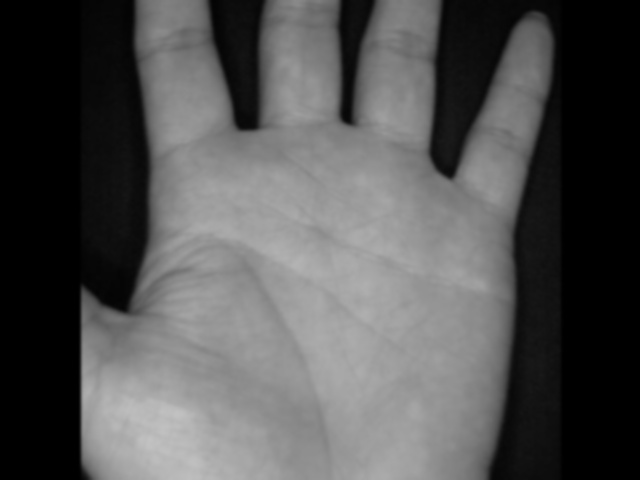
#> input picture test_images/4.jpg, 640 x 480 px
$ jupyter execute ROI_extraction.ipynb   (older library calls are emulated)
#> lines starting #> are read from the running program, lines starting #| are printed output that depends on the picture; after the words box and inside, x2 and y2 are one past the last pixel; in counts of white or black regions, pixels touching at a corner belong together
[cell 1]
import numpy as np
from matplotlib import pyplot as plt
import cv2

[cell 2]
def show(img):
    plt.imshow(img, cmap='gray')
    plt.xticks([])
    plt.yticks([])

[cell 3]
img_original = cv2.imread('test_images/4.jpg', 0)
#> img_original is the input picture: shape (480, 640); min 0, max 194, mean 82.6
h, w = img_original.shape
#> h = 480; w = 640
img = np.zeros((h+160,w), np.uint8)
img[80:-80,:] = img_original
plt.figure(figsize=(15,5))
plt.subplot(131)
show(img)
blur = cv2.GaussianBlur(img,(5,5),0)
plt.subplot(132)
show(blur)
_, th = cv2.threshold(blur,0,255,cv2.THRESH_BINARY+cv2.THRESH_OTSU)
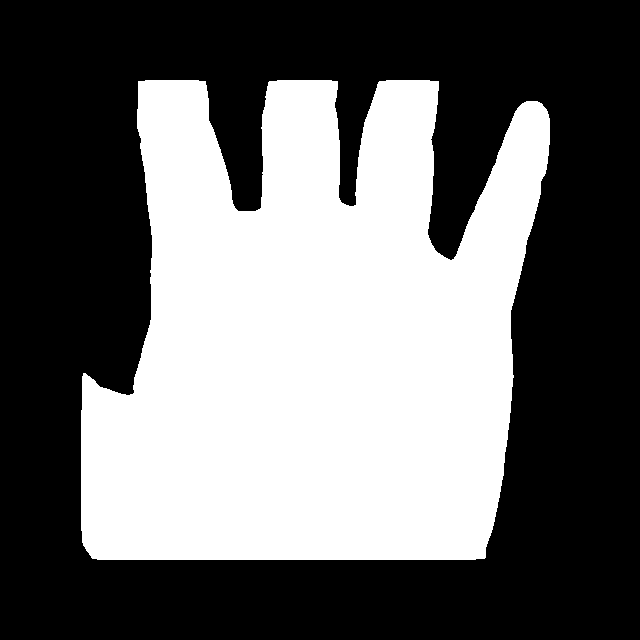
#> th: shape (640, 640); 41.8% white; 1 white region, box (x1, y1, x2, y2) and area: (81, 80, 550, 560) 171395
plt.subplot(133)
show(th)
plt.tight_layout()
plt.show()

[cell 4]
M = cv2.moments(th)
#> M = moments, m00 43705725, centre m10/m00, m01/m00 = (312.4, 342.1)
h, w = img.shape
#> h = 640
x_c = M['m10'] // M['m00']
#> x_c = 312
y_c = M['m01'] // M['m00']
#> y_c = 342
plt.figure(figsize=(15,5))
plt.subplot(121)
show(th)
plt.plot(x_c, y_c, 'bx', markersize=10)
kernel = np.array([[0, 1, 0],
                   [1, 1, 1],
                   [0, 1, 0]]).astype(np.uint8)
erosion = cv2.erode(th,kernel,iterations=1)
#> erosion: shape (640, 640); 41.2% white; 1 white region, box (x1, y1, x2, y2) and area: (82, 81, 549, 559) 168906
boundary = th - erosion
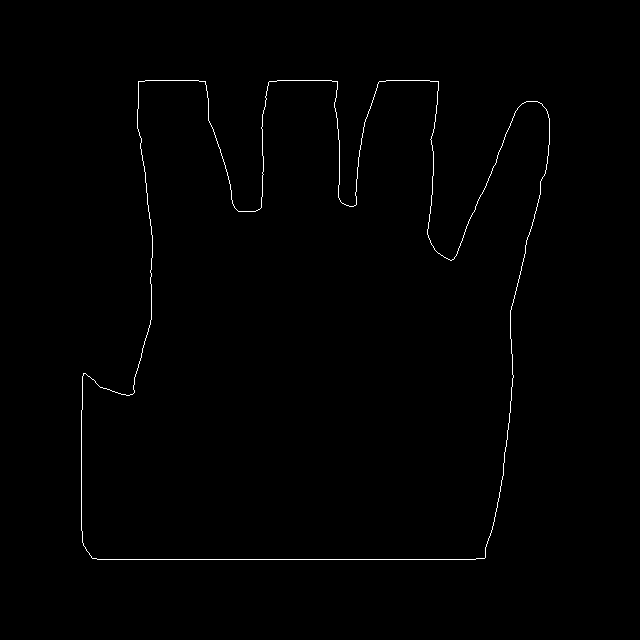
#> boundary: shape (640, 640); 0.61% white in thin lines or dots, all inside (x1, y1, x2, y2) = (81, 80, 550, 560)

cnt, _ = cv2.findContours(boundary, cv2.RETR_TREE, cv2.CHAIN_APPROX_NONE)
#> cnt = 2 contours; box (x1, y1, x2, y2) and area: (81, 80, 550, 560) 170150, (81, 80, 550, 560) 170147
img_c = cv2.cvtColor(img, cv2.COLOR_GRAY2BGR)
cnt = cnt[0]
#> cnt = contour of 2489 points, box (x1, y1, x2, y2) (81, 80, 550, 560), area 170150
img_cnt = cv2.drawContours(img_c, [cnt], 0, (255,0,0), 2)
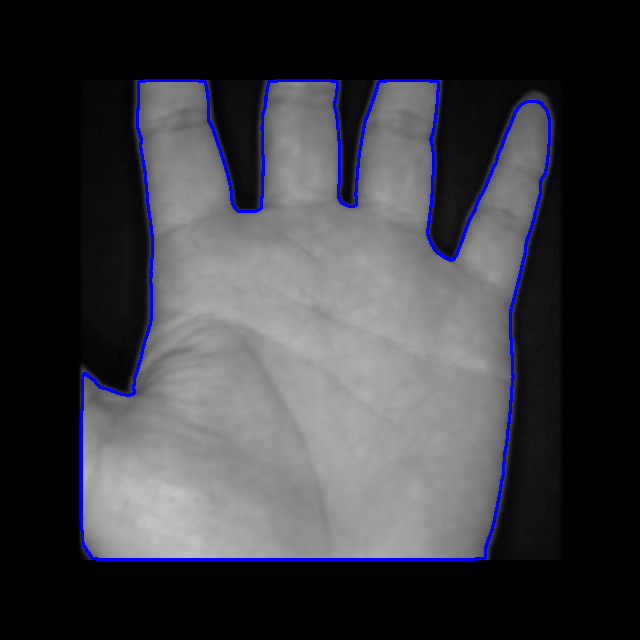
#> img_cnt: shape (640, 640, 3); mean B, G, R 65.4, 60.3, 60.3
plt.subplot(122)
plt.plot(x_c, y_c, 'bx', markersize=10)
show(img_cnt)
plt.tight_layout()
plt.show()
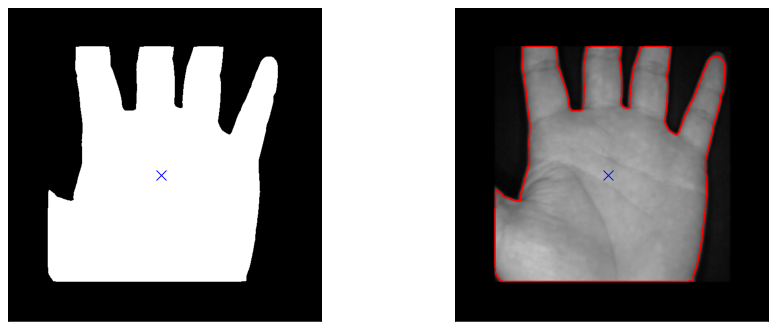
#> figure drawn by matplotlib, 2 panels; B, G, R data is drawn as R, G, B

cnt = cnt.reshape(-1,2)
#> cnt = 2489 pairs, first value 81 to 549, second value 80 to 559
left_id = np.argmin(cnt.sum(-1))
#> left_id = 7
cnt = np.concatenate([cnt[left_id:,:], cnt[:left_id,:]])

[cell 5]
dist_c = np.sqrt(np.square(cnt-[x_c, y_c]).sum(-1))
#> dist_c = 2489 values, max 331 at index 1395, min 140.9 at index 1946, mean 232.3
f = np.fft.rfft(dist_c)
cutoff = 15
f_new = np.concatenate([f[:cutoff],0*f[cutoff:]])
dist_c_1 = np.fft.irfft(f_new)
#> dist_c_1 = 2488 values, max 319.4 at index 1388, min 153.9 at index 1944, mean 232.4
plt.figure(figsize=(15,5))
plt.grid()
plt.plot(dist_c, label='Original ED function', color='r', linewidth='3', linestyle='--')
plt.plot(dist_c_1, label='Low frequency reconstruction', color='b', linestyle='-')
plt.legend()
plt.show()
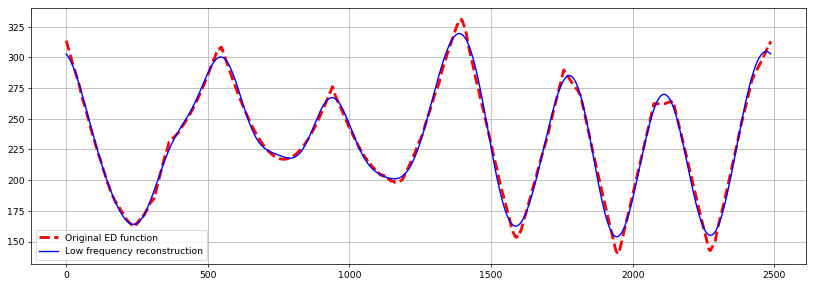
#> figure drawn by matplotlib, 1 panel; curve peaks at x = 1395, y = 331; curve peaks at x = 1388, y = 319.4

[cell 6]
eta = np.square(np.abs(f_new)).sum()/np.square(np.abs(f)).sum()
#> eta = 1
print('Power Retained: {:.4f}{}'.format(eta*100,'%'))
#| Power Retained: 99.9867%

[cell 7]
derivative = np.diff(dist_c_1)
#> derivative = 2487 values, max 1.2 at index 2366, min -1.28 at index 1490, mean 9.86e-05
sign_change = np.diff(np.sign(derivative))/2
#> sign_change = 2486 values, max 1 at index 236, min -1 at index 545, mean 0
plt.figure(figsize=(15,5))
plt.plot(sign_change)
plt.plot(derivative)
plt.axhline(y=0, color='r')
plt.grid()
plt.show()
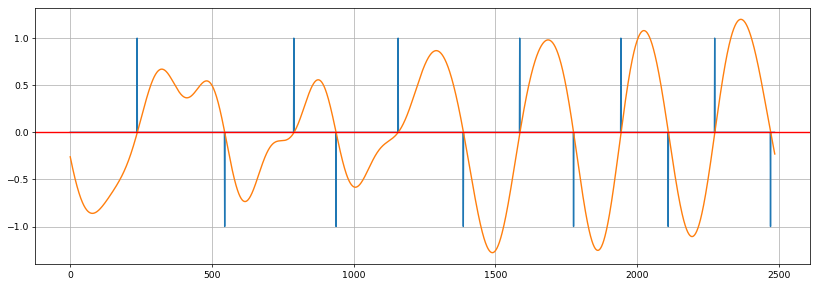
#> figure drawn by matplotlib, 1 panel; curve peaks at x = 236, y = 1; curve peaks at x = 2366, y = 1.2

[cell 8]
minimas = cnt[np.where(sign_change>0)[0]]
#> minimas = [[151, 317], [333, 559], [511, 341], [437, 252], [352, 206], [256, 210]]
v1, v2 = minimas[-1], minimas[-3]
#> v1 = [256, 210]; v2 = [437, 252]
plt.figure(figsize=(15,5))
plt.subplot(131)
show(img)
plt.plot(v1[0], v1[1],'rx')
plt.plot(v2[0], v2[1],'bx')

plt.subplot(132)
theta = np.arctan2((v2-v1)[1], (v2-v1)[0])*180/np.pi
#> theta = 13.06
print('The rotation of ROI is {:.02f}\u00b0'.format(theta))
#| The rotation of ROI is 13.06°
R = cv2.getRotationMatrix2D(tuple(v2),theta,1)
#> R = [[0.974, 0.226, -45.65], [-0.226, 0.974, 105.3]]
img_r = cv2.warpAffine(img,R,(w,h))
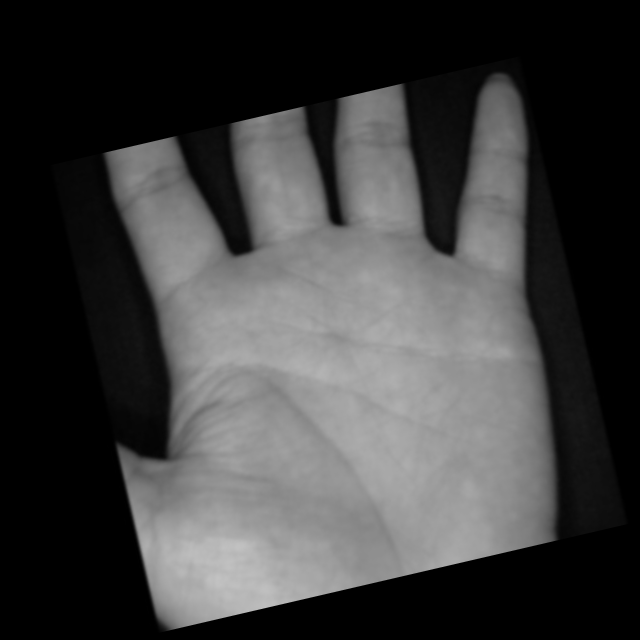
#> img_r: shape (640, 640); min 0, max 194, mean 62
v1 = (R[:,:2] @ v1 + R[:,-1]).astype(np.int)
#> v1 = [251, 252]
v2 = (R[:,:2] @ v2 + R[:,-1]).astype(np.int)
plt.plot(v1[0], v1[1],'rx')
plt.plot(v2[0], v2[1],'bx')
show(img_r)

ux = v1[0]
#> ux = 251
uy = v1[1] + (v2-v1)[0]//3
#> uy = 314
lx = v2[0]
#> lx = 437
ly = v2[1] + 4*(v2-v1)[0]//3
#> ly = 500
img_c = cv2.cvtColor(img_r, cv2.COLOR_GRAY2BGR)
cv2.rectangle(img_c, (lx,ly),(ux,uy),(0,255,0),2)
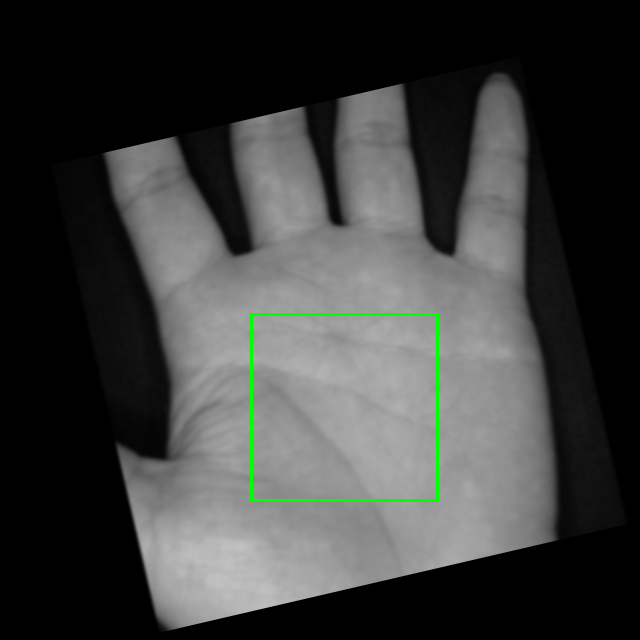
#> img_c: shape (640, 640, 3); mean B, G, R 61.1, 62.5, 61.1
plt.subplot(133)
show(img_c)

plt.tight_layout()
plt.show()
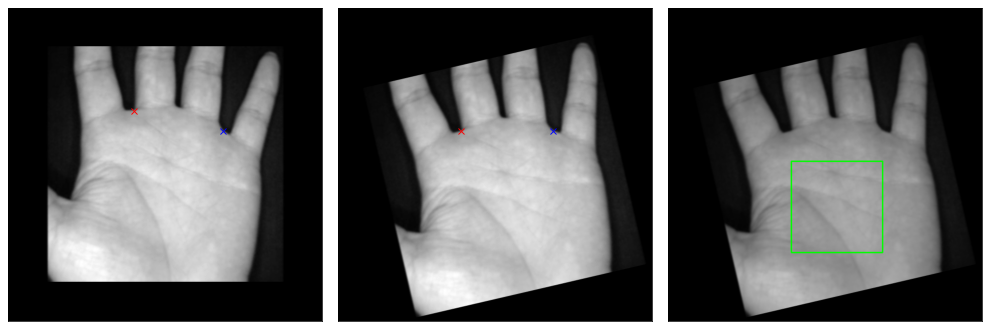
#> figure drawn by matplotlib, 3 panels

[cell 9]
roi = img_r[uy:ly,ux:lx]
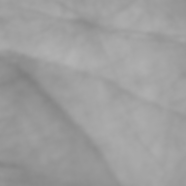
#> roi: shape (186, 186); min 127, max 179, mean 157.8
plt.figure(figsize=(5,5))
show(roi)

$ run again, with test_images/1.jpg copied over test_images/4.jpg
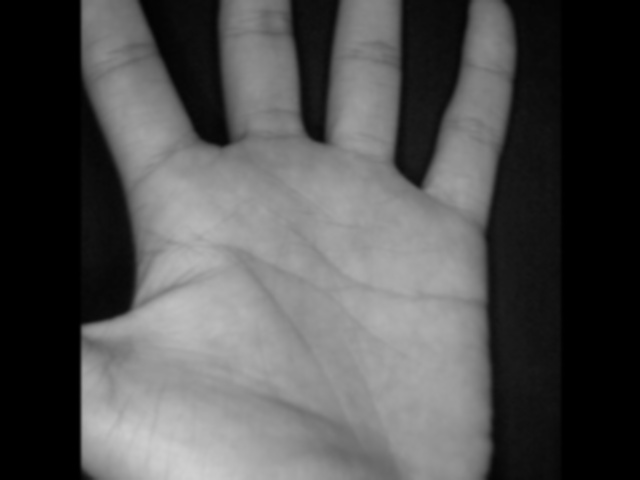
#> input picture test_images/1.jpg, 640 x 480 px
#> img_original is the input picture: shape (480, 640); min 0, max 207, mean 81.1
#> `_, th = cv2.threshold(blur,0,255,cv2.THRESH_BINARY+cv2.THRESH_OTSU)`:
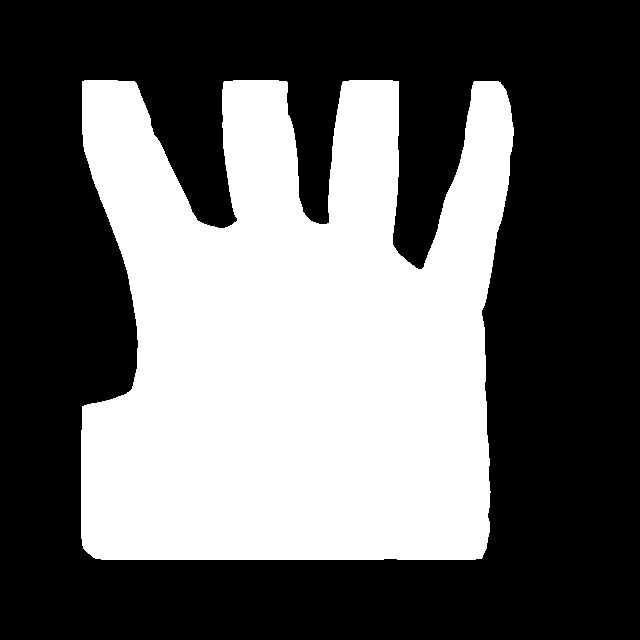
#> th: shape (640, 640); 40.1% white; 1 white region, box (x1, y1, x2, y2) and area: (81, 80, 514, 560) 164143
#> M = moments, m00 41856465, centre m10/m00, m01/m00 = (294.1, 342.5)
#> x_c = 294
#> y_c = 342
#> erosion: shape (640, 640); 39.4% white; 1 white region, box (x1, y1, x2, y2) and area: (82, 81, 513, 559) 161575
#> boundary: shape (640, 640); 0.63% white in thin lines or dots, all inside (x1, y1, x2, y2) = (81, 80, 514, 560)
#> `cnt, _ = cv2.findContours(boundary, cv2.RETR_TREE, cv2.CHAIN_APPROX_NO..`: cnt = 2 contours; box (x1, y1, x2, y2) and area: (81, 80, 514, 560) 162858, (81, 80, 514, 560) 162856
#> `cnt = cnt[0]`: cnt = contour of 2568 points, box (x1, y1, x2, y2) (81, 80, 514, 560), area 162858
#> `cnt = cnt.reshape(-1,2)`: cnt = 2568 pairs, first value 81 to 513, second value 80 to 559
#> left_id = 2
#> dist_c = 2568 values, max 336.3 at index 0, min 120.6 at index 1988, mean 228.5
#> dist_c_1 = 2568 values, max 323.8 at index 2560, min 133 at index 1987, mean 228.5
#> eta = 1
#| Power Retained: 99.9819%
#> derivative = 2567 values, max 1.35 at index 2446, min -1.22 at index 1897, mean 4.5e-05
#> sign_change = 2566 values, max 1 at index 249, min -1 at index 501, mean 0
#> minimas = [[137, 330], [285, 559], [485, 364], [401, 256], [321, 224], [227, 227]]
#> `v1, v2 = minimas[-1], minimas[-3]`: v1 = [227, 227]; v2 = [401, 256]
#> theta = 9.46
#| The rotation of ROI is 9.46°
#> R = [[0.986, 0.164, -36.63], [-0.164, 0.986, 69.41]]
#> `v1 = (R[:,:2] @ v1 + R[:,-1]).astype(np.int)`: v1 = [224, 255]
#> ux = 224
#> uy = 314
#> lx = 401
#> ly = 492
#> `roi = img_r[uy:ly,ux:lx]`:
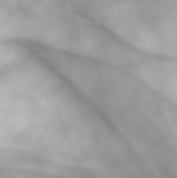
#> roi: shape (178, 177); min 130, max 185, mean 155.1

$ run again, with test_images/2.jpg copied over test_images/4.jpg
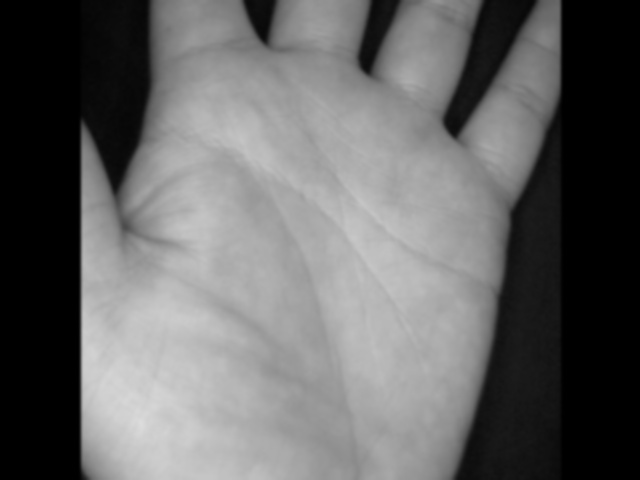
#> input picture test_images/2.jpg, 640 x 480 px
#> img_original is the input picture: shape (480, 640); min 0, max 221, mean 101.2
#> th: shape (640, 640); 45.5% white; 1 white region, box (x1, y1, x2, y2) and area: (81, 80, 560, 560) 186396
#> M = moments, m00 47530980, centre m10/m00, m01/m00 = (302.5, 326.7)
#> x_c = 302
#> y_c = 326
#> erosion: shape (640, 640); 44.9% white; 1 white region, box (x1, y1, x2, y2) and area: (82, 81, 559, 559) 184113
#> boundary: shape (640, 640); 0.56% white in thin lines or dots, all inside (x1, y1, x2, y2) = (81, 80, 560, 560)
#> `cnt, _ = cv2.findContours(boundary, cv2.RETR_TREE, cv2.CHAIN_APPROX_NO..`: cnt = 4 contours; box (x1, y1, x2, y2) and area: (81, 80, 560, 560) 185289, (81, 80, 560, 560) 185287, (122, 302, 129, 310) 34, (122, 302, 129, 310) 34
#> `cnt = cnt[0]`: cnt = contour of 2264 points, box (x1, y1, x2, y2) (81, 80, 560, 560), area 185289
#> `cnt = cnt.reshape(-1,2)`: cnt = 2264 pairs, first value 81 to 559, second value 80 to 559
#> left_id = 17
#> dist_c = 2264 values, max 354.4 at index 1465, min 181.6 at index 1920, mean 245.5
#> dist_c_1 = 2264 values, max 342.7 at index 1463, min 184.8 at index 169, mean 245.5
#> eta = 1
#| Power Retained: 99.9866%
#> derivative = 2263 values, max 1.1 at index 1703, min -1.44 at index 1551, mean 0.000159
#> sign_change = 2262 values, max 1 at index 168, min -1 at index 299, mean 0
#> minimas = [[130, 250], [81, 324], [319, 559], [502, 349], [448, 214], [368, 156], [271, 123]]
#> `v1, v2 = minimas[-1], minimas[-3]`: v1 = [271, 123]; v2 = [448, 214]
#> theta = 27.21
#| The rotation of ROI is 27.21°
#> R = [[0.889, 0.457, -48.28], [-0.457, 0.889, 228.5]]
#> `v1 = (R[:,:2] @ v1 + R[:,-1]).astype(np.int)`: v1 = [248, 214]
#> ux = 248
#> uy = 280
#> lx = 448
#> ly = 480
#> `roi = img_r[uy:ly,ux:lx]`:
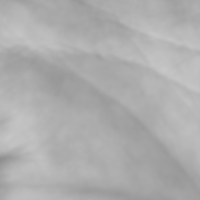
#> roi: shape (200, 200); min 141, max 199, mean 173.3
